Frame 1 (no input): blank canvas, image omitted
Frame 60 (the mouse pressed at the canvas centre just before this capture): blank canvas, image omitted
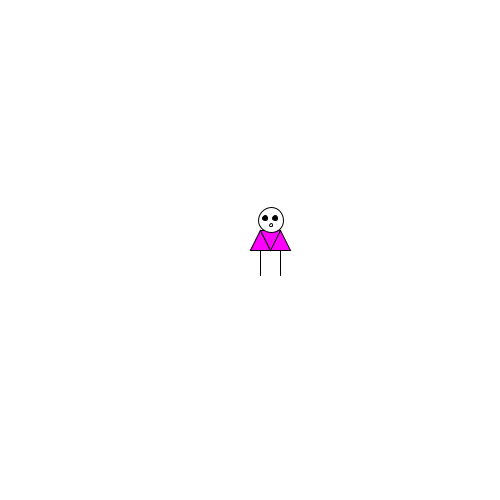
Frame 120 (the mouse held since frame 60 and released just before this capture)

The Processing sketch whose frames 1 and 60 were blank and that drew this single picture after the mouse press (run headless with seeded random() and noise(); from frame 60 on, the mouse is pressed at the canvas centre):

// Processing sketch: processing_93289
// ── processing_93289.pde


int x;
int y;

color red= color(255,0,0);
color green= color(0,255,0);
color blue= color(0,0,255);
color yellow=color(255,255,0);
color purple=color(255,0,255);

void setup(){
 
  size(500,500); 


}

void draw(){
  background(255);
 
  x=mouseX;
  y=mouseY;
  println(x);
  beginShape(TRIANGLE_STRIP);
  
//draw zoogs body
if (mouseX<width/2 &&mouseY<height/2) {
 fill(yellow); 
} else if (mouseX<width/2 &&mouseY>height/2) {
fill (blue);
}

if (mouseX>width/2 && mouseY<height/2) {
 fill(red); 
} else if (mouseX>width/2&&mouseY>height/2) {
 fill(green);
}

if (mousePressed) {
 fill(purple); 
} 

vertex(x, y);
vertex(x+10, y-20);
vertex(x+20, y);
vertex(x+30, y-20);
vertex(x+40, y);
endShape();

fill(255);
ellipse(x+21,y-30,25,25);
fill(000);
ellipse(x+25,y-32,5,5);
ellipse(x+15,y-32,5,5);
fill(255);
ellipse(x+21,y-25,3,3);

line(x+10,y+25,x+10,y);
line(x+30,y+25,x+30,y);

}
